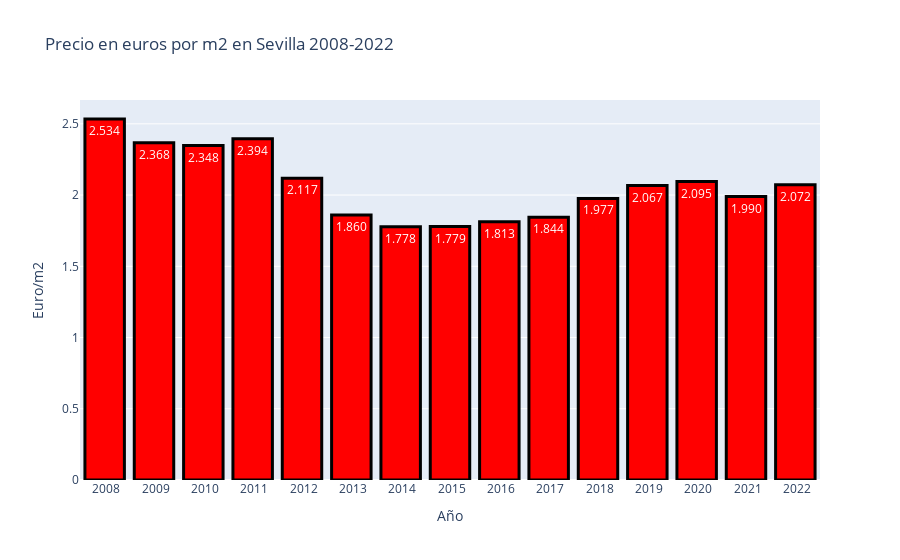

Notebook cell for this chart:
### Code cell
fig7 = px.bar(precio_sevilla_med,
              x=precio_sevilla_med.index,
              y=precio_sevilla_med.values,
              title='Precio en euros por m2 en Sevilla 2008-2022',
              text_auto='.4s')
fig7.update_xaxes(title='Año')
fig7.update_yaxes(title='Euro/m2')
fig7.update_traces(marker_color = 'red', marker_line_color = 'black',
                  marker_line_width = 3)
fig7.show()

### Figure 1 — Plotly figure (JSON) as saved in the notebook; plotly's stock layout.template omitted (floating-point values rounded to 4 significant figures)
{"data": [{"alignmentgroup": "True", "hovertemplate": "Año=%{x}<br>y=%{y}<extra></extra>", "legendgroup": "", "marker": {"color": "red", "line": {"color": "black", "width": 3}, "pattern": {"shape": ""}}, "name": "", "offsetgroup": "", "orientation": "v", "showlegend": false, "textposition": "auto", "texttemplate": "%{y:.4s}", "type": "bar", "x": [" 2008", " 2009", " 2010", " 2011", " 2012", " 2013", " 2014", " 2015", " 2016", " 2017", " 2018", " 2019", " 2020", " 2021", " 2022"], "xaxis": "x", "y": [2.534, 2.368, 2.348, 2.394, 2.117, 1.86, 1.778, 1.779, 1.812, 1.844, 1.977, 2.067, 2.095, 1.99, 2.072], "yaxis": "y"}], "layout": {"barmode": "relative", "legend": {"tracegroupgap": 0}, "title": {"text": "Precio en euros por m2 en Sevilla 2008-2022"}, "xaxis": {"anchor": "y", "domain": [0, 1], "title": {"text": "Año"}}, "yaxis": {"anchor": "x", "domain": [0, 1], "title": {"text": "Euro/m2"}}}}
